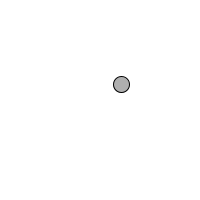
Frame 1 (no input)
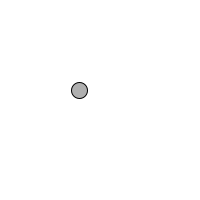
Frame 60 (the mouse pressed at the canvas centre just before this capture)
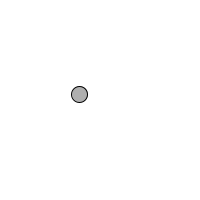
Frame 120 (the mouse held since frame 60 and released just before this capture)

The Processing sketch that drew these frames (run headless with seeded random() and noise(); from frame 60 on, the mouse is pressed at the canvas centre):

// Processing sketch: processing_26490
// ── processing_26490.pde

//Yes, the circle appears to be moving "naturally"

float xtime = 0.0;  
float ytime = 100.0;
float increment = 0.01;  

void setup()  {   
  size(200, 200);  
  smooth();  
}   

void draw() {   
  background(255);  
  float x = noise(xtime)*width;  
  float y = noise(ytime)*height;  
  xtime += increment;  
  ytime += increment;  

  stroke(0);
  fill(175);  
  ellipse(x, y, 16, 16);  
}
